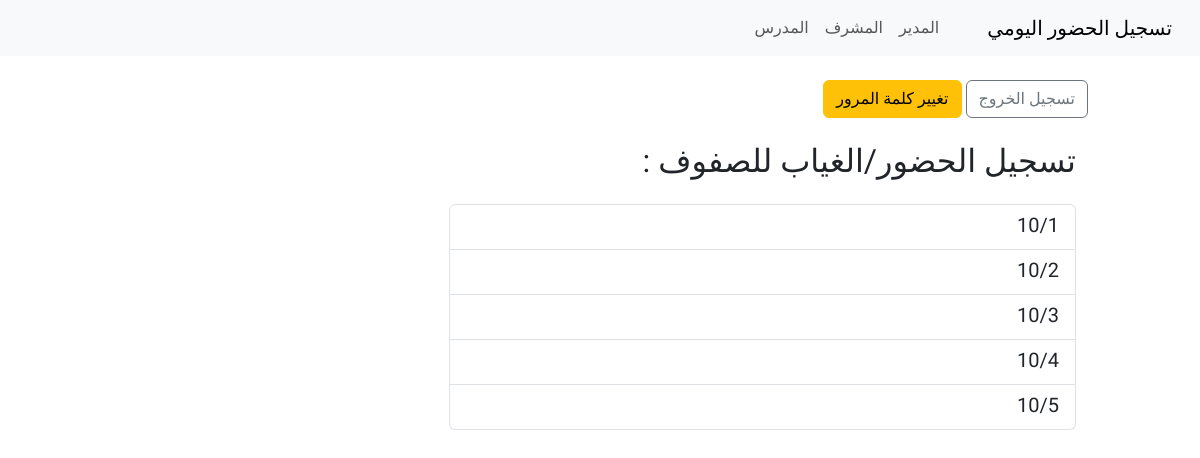
/teacher/classes (signed in), run on the app's committed database.
### tables this page shows
CREATE TABLE school_class (
	id INTEGER NOT NULL, 
	name VARCHAR(120) NOT NULL, 
	PRIMARY KEY (id)
);

### app.py (the view)
@app.route('/teacher/classes')
@login_required
def teacher_classes():
    if current_user.role != 'teacher':
        flash('Unauthorized', 'danger')
        return redirect(url_for('index'))
    conn = get_db()
    tid = int(current_user.get_id())
    rows = conn.execute("SELECT c.* FROM teacher_subject ts JOIN school_class c ON ts.class_id = c.id WHERE ts.teacher_id = ? ORDER BY c.name", (tid,)).fetchall()
    classes = [RowObject(r) for r in rows]
    if not classes:
        urow = conn.execute("SELECT classes FROM user WHERE id = ?", (tid,)).fetchone()
        if urow and urow['classes']:
            for cid in str(urow['classes']).split(','):
                cid = cid.strip()
                if not cid:
                    continue
                crow = conn.execute("SELECT * FROM school_class WHERE id = ?", (cid,)).fetchone()
                if crow:
                    classes.append(RowObject(crow))
    return render_template('teacher_classes.html', classes=classes)

### app.py (called while the page is built)
def get_db():
    db_conn = getattr(g, '_database', None)
    if db_conn is None:
        db_conn = sqlite3.connect(DATABASE, detect_types=sqlite3.PARSE_DECLTYPES)
        db_conn.row_factory = sqlite3.Row
        g._database = db_conn
    return db_conn

@login_manager.user_loader
def load_user(user_id):
    conn = get_db()
    row = conn.execute("SELECT * FROM user WHERE id = ?", (int(user_id),)).fetchone()
    return SimpleUser(row) if row else None

    def __getattr__(self, name):
        try:
            return self._r[name]
        except Exception:
            raise AttributeError(name)

    def get_id(self):
        return str(self.id)

### templates/teacher_classes.html (shortened to what this page needs)
{% extends 'layout.html' %}
{% block content %}
<div class="mt-3">
  <a href="{{ url_for('logout') }}" class="btn btn-outline-secondary">
     تسجيل الخروج
  </a>
  <a href="{{ url_for('change_password') }}" class="btn btn-warning">
     تغيير كلمة المرور
  </a>
</div>
<div class="container mt-4">
  <div class="row">
    <div class="col-md-8 offset-md-2">
      <h2 class="mb-4">تسجيل الحضور/الغياب للصفوف : </h2>
      {% if classes %}
      <div class="list-group">
        {% for c in classes %}
        <a href="{{ url_for('teacher_select_class', class_id=c.id) }}" class="list-group-item list-group-item-action">
          <div class="d-flex w-100 justify-content-between align-items-center">
            <h5 class="mb-1">{{ c.name }}</h5>
          </div>
        </a>
        {% endfor %}
      </div>
      {% else %}
      <div class="alert alert-info">
        <i class="bi bi-info-circle"></i> لا توجد صفوف مسندة إليك حالياً
      </div>
      {% endif %}
    </div>
  </div>
</div>
{% endblock %}

### static/css/style.css (style rules this page uses)
body { font-family: 'Tajawal', Tahoma, Geneva, Verdana, sans-serif; }
.container { max-width: 1000px; }

### data on the page
school_class: name "10/1"
school_class: name "10/2"
school_class: name "10/3"
school_class: name "10/4"
school_class: name "10/5"
